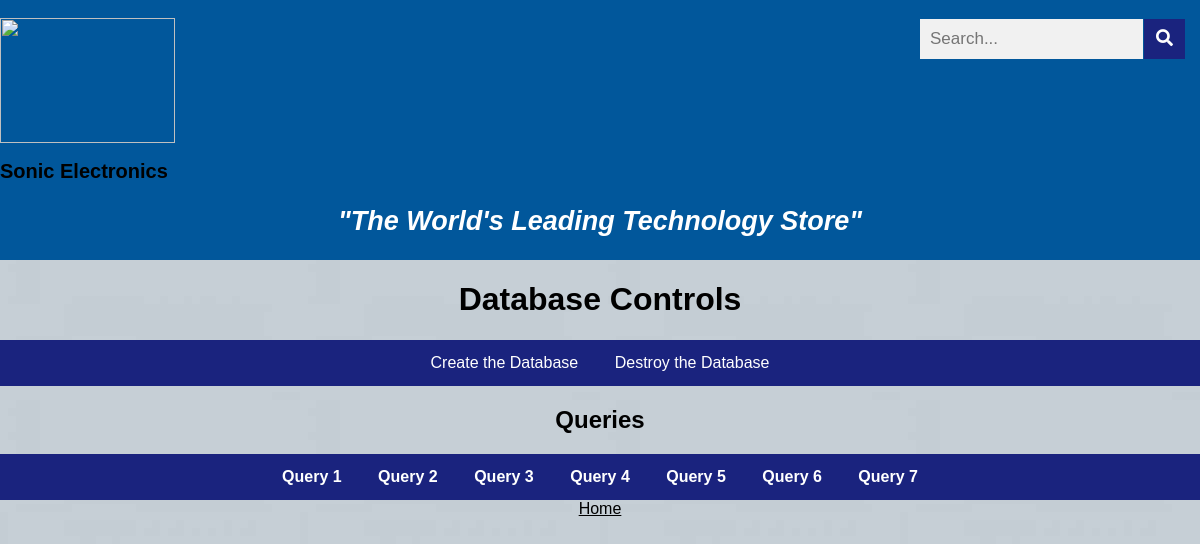
Before: /querySeven.php with the older database file.
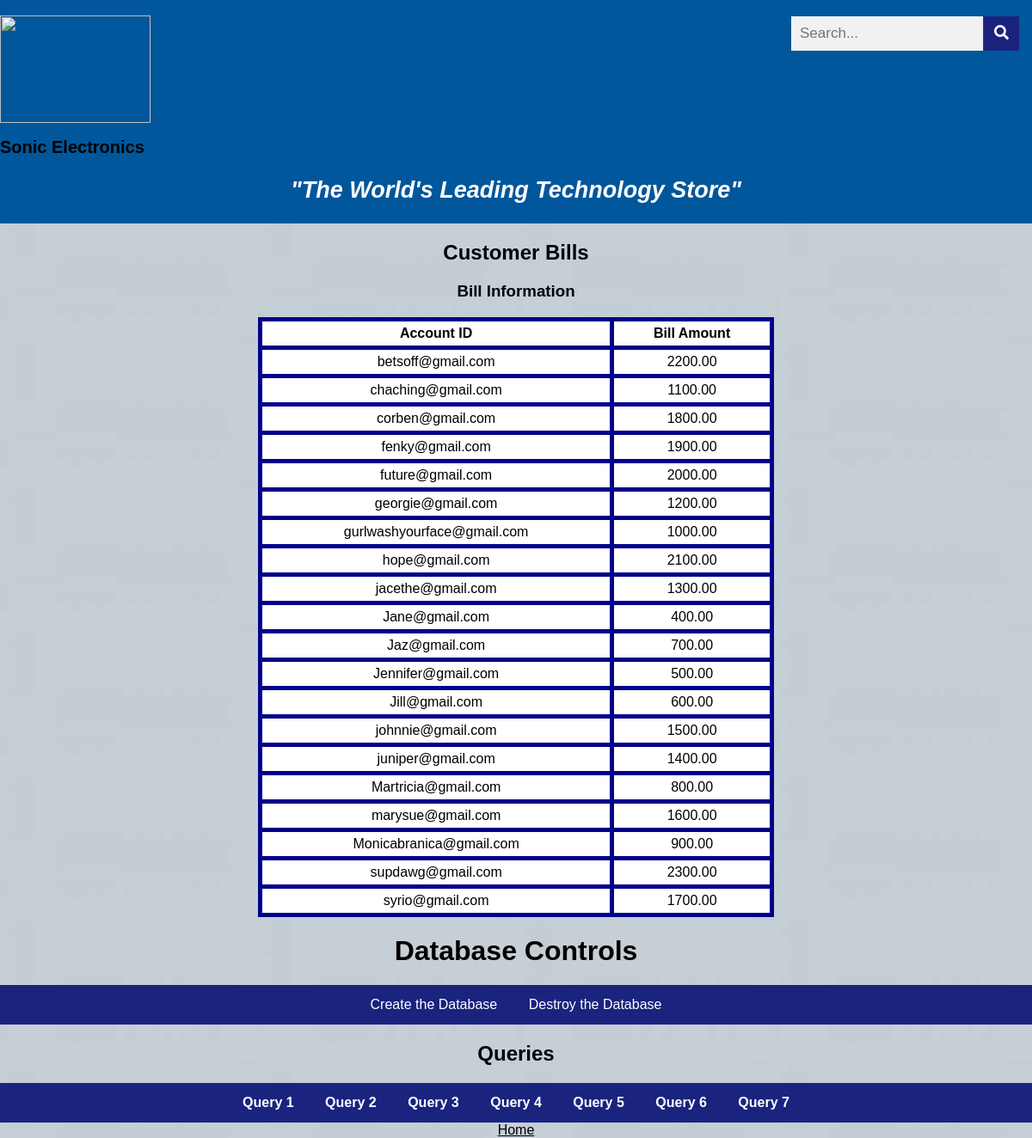
After: the same page with the newer database file.
### tables this page shows
CREATE TABLE receives(
    package_id          INT(5) NOT NULL,
    email               VARCHAR(30) NOT NULL,
    PRIMARY KEY (package_id, email),
    FOREIGN KEY (package_id) REFERENCES package (package_id),
    FOREIGN KEY (email) REFERENCES customer(email)
  );

CREATE TABLE package(
    package_id          INT(5) NOT NULL AUTO_INCREMENT,
    price               DECIMAL(8,2),
    transaction_number  INT(5) NOT NULL,
    email               VARCHAR(30),
    receive_date        VARCHAR(10),
    due_date            VARCHAR(10),
    PRIMARY KEY (package_id)
  );

### common.php (called while the page is built)
<?php
function escape($html)
{
  return htmlspecialchars($html, ENT_QUOTES | ENT_SUBSTITUTE, "UTF-8");
}

### querySeven.php (the view)
<?php include "templates/header.php"; ?>
<head>
   <link rel="stylesheet" href="css/style.css">
</head>
<?php
try
{
    require "config.php";
    require "common.php";
    $connection = new PDO($dsn, $username, $password, $options);
    $sql_email_price = "SELECT r.email, price
    FROM package p, receives r
    WHERE (p.package_id = r.package_id);";
    $statement = $connection->prepare($sql_email_price);
    $statement->execute();
    $email_price_result = $statement->fetchAll();
}
catch(PDOException $error)
{
    echo $sql . "<br>" . $error->getMessage();
}
    if($email_price_result && $statement->rowCount() >0) { ?>
    <h2 align="center">Customer Bills</h2>
    <h3 align="center">Bill Information</h3>
    <table id="resultTable" align="center">
        <tr>
            <th id ="resultHeader">Account ID</th>
            <th id="resultHeader">Bill Amount</th>
        </tr>
        <?php foreach ($email_price_result as $row) { ?>
        <tr>
            <td id="resultHeader"><?php echo escape($row["email"]); ?></td>
            <td id="resultHeader"><?php echo escape($row["price"]); ?></td>
        </tr>
        <?php } ?>
    </table>
<?php } ?>
<?php include "templates/footer.php"; ?>

Changed rows visible on the page:
added receives: email "betsoff@gmail.com", package.price "2200.00"
added receives: email "chaching@gmail.com", package.price "1100.00"
added receives: email "corben@gmail.com", package.price "1800.00"
added receives: email "fenky@gmail.com", package.price "1900.00"
added receives: email "future@gmail.com", package.price "2000.00"
added receives: email "georgie@gmail.com", package.price "1200.00"
added receives: email "gurlwashyourface@gmail.com", package.price "1000.00"
added receives: email "hope@gmail.com", package.price "2100.00"
added receives: email "jacethe@gmail.com", package.price "1300.00"
added receives: email "Jane@gmail.com", package.price "400.00"
added receives: email "Jaz@gmail.com", package.price "700.00"
added receives: email "Jennifer@gmail.com", package.price "500.00"
added receives: email "Jill@gmail.com", package.price "600.00"
added receives: email "johnnie@gmail.com", package.price "1500.00"
added receives: email "juniper@gmail.com", package.price "1400.00"
added receives: email "Martricia@gmail.com", package.price "800.00"
added receives: email "marysue@gmail.com", package.price "1600.00"
added receives: email "Monicabranica@gmail.com", package.price "900.00"
added receives: email "supdawg@gmail.com", package.price "2300.00"
added receives: email "syrio@gmail.com", package.price "1700.00"
Other visible differences:
text now shown: "Customer Bills Bill Information Account ID Bill Amount"
